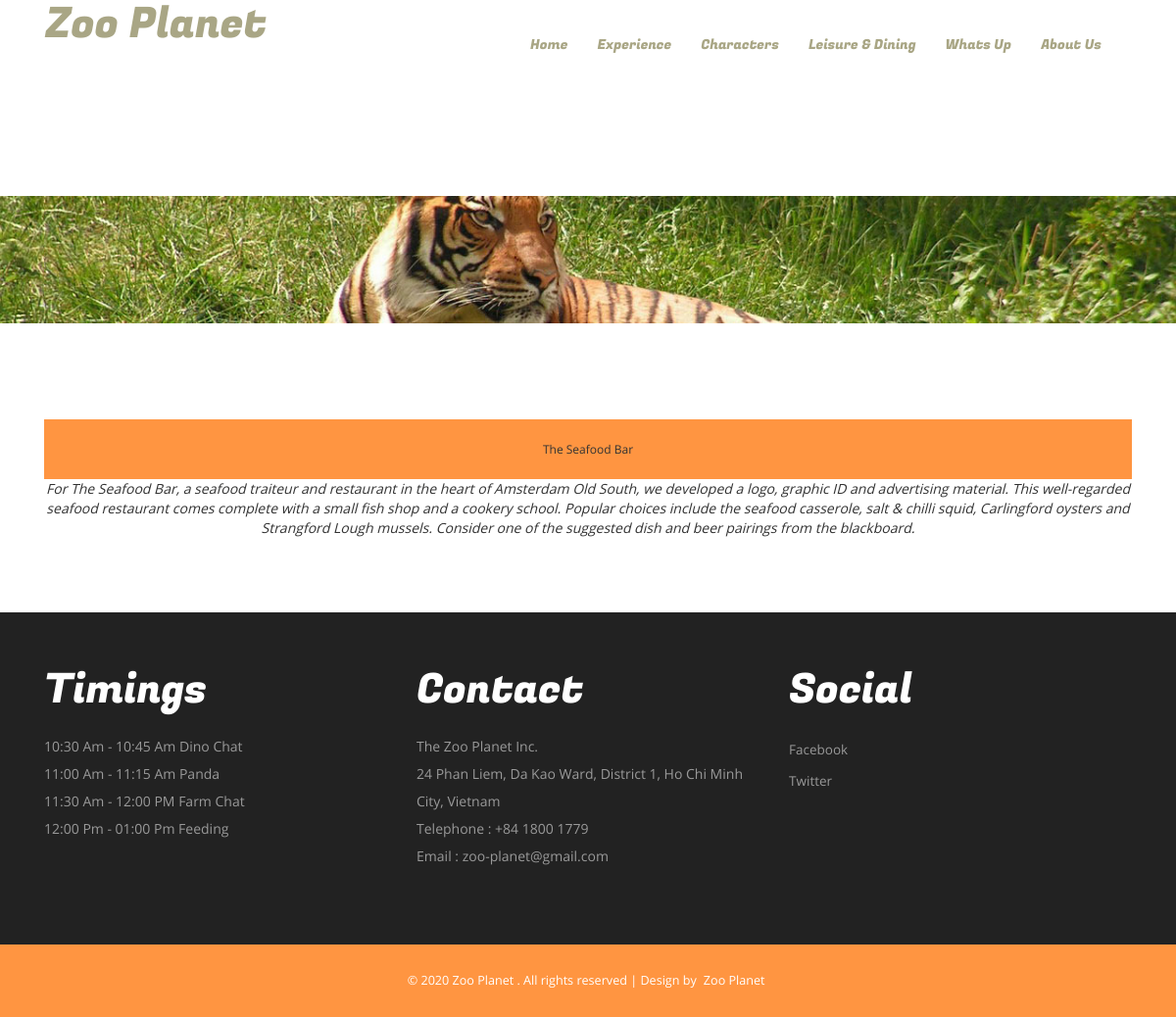
/detail.php?id=8, run on the app's committed database.
### tables this page shows
CREATE TABLE `category` (
  `id` int(11) NOT NULL,
  `cate_name` varchar(250) NOT NULL,
  `parent_id` int(11) NOT NULL DEFAULT '0',
  `user` int(11) NOT NULL,
  `status` int(11) NOT NULL DEFAULT '1'
);

CREATE TABLE `content` (
  `content_id` int(11) NOT NULL,
  `title` varchar(250) NOT NULL,
  `detail` text,
  `cate_id` int(11) NOT NULL,
  `user_id` int(11) NOT NULL,
  `img_id` varchar(250) DEFAULT NULL,
  `date_post` datetime NOT NULL DEFAULT CURRENT_TIMESTAMP
);

### detail.php (the view, shortened to what this page needs)
<?php
include('./common/cm-header.php');
?>
<div class="banner-header">
</div>
<div class="content">
	<div class="services-section">
		<div class="container">
			<div class="welcome-grids">
				<?php
				if (!empty( $_GET['id'])) {
					$conn = conn_db();
					$id = $_GET["id"];
					$sql = "SELECT * FROM content WHERE content_id = {$id}";
					$result = mysqli_query($conn, $sql);
					if (mysqli_num_rows($result) > 0) {
						while ($row = mysqli_fetch_assoc($result)) {
				?>
				<div class="col-md-12 welcome-grid">
					<h6 class="wel-info"><?=$row['title']?></h6>
					<p class="card-text" id="show"><i><?= $row['detail'] ?></i></p>
					<img src="./admin/uploads/<?php echo $row['img_id']; ?>" class="img-responsive" alt="" /><br>
				</div>
				<?php
					}
				}
			} else {
				echo "Updating...";
			}
				?>
			</div>
		</div>
	</div>
</div>
<?php
    include('./common/cm-footer.php');
?>

### common/cm-header.php (shortened to what this page needs)
<?php
    function loop_array($array = array(), $parent_id = 0) {
        if (!empty($array[$parent_id])) { ?>
            <ul class="nav navbar-nav">
            <?php
            foreach($array[$parent_id] as $item) {
                ?>
                <li >
                    <a href="<?="http://localhost/zoo/page.php?id={$item['id']}&parent_id={$item['parent_id']}" ?>"><?=$item["cate_name"]?></a>
                    <?php
                        while (loop_array($array, $item['id'])) { ?>
                    <?php
                        }
                    ?>
                </li>
                <?php
            }
            ?>
            </ul><?php
        }
    }
    function display_menu() {
        $conn = conn_db();
        $sql = "SELECT * FROM category WHERE category.status = 1";
        $query = mysqli_query($conn, $sql);
        $array = array();
        if (mysqli_num_rows($query)) {
            while ($row = mysqli_fetch_array($query)) {
                $array[$row['parent_id']][] = $row;
            }
            loop_array($array);
        }
    }
?>
<!DOCTYPE HTML>
<html>
<head>
<link href="css/bootstrap.css" rel="stylesheet" type="text/css" media="all">
<link href="css/style.css" rel="stylesheet" type="text/css" media="all" />
</head>
<body>
    <div class="header">
        <div class="container">
            <div class="header-top">
                <nav class="navbar navbar-default">
                    <div class="container-fluid">
                        <div class="navbar-header">
                            <div class="navbar-brand">
                                <h1><a href="index.php">zoo planet</a></h1>
                            </div>
                        </div>
                    <div class="collapse navbar-collapse" id="bs-example-navbar-collapse-1">
                        <ul class="nav navbar-nav">
                            <?php
                            echo "<ul class='nav navbar-nav'><li><a href='http://localhost/zoo/about-us.php'>About Us</a></li></ul>";
                            echo "<ul class='nav navbar-nav'><li><a href='http://localhost/zoo/whats-up.php'>Whats Up</a></li></ul>";
                            display_menu();
                            echo "<ul class='nav navbar-nav'><li><a href='http://localhost/zoo/experience.php'>Experience</a></li></ul>";
                            echo "<ul class='nav navbar-nav'><li><a href='http://localhost/zoo/index.php'>Home</a></li></ul>";
                            ?>
                        </ul>
                    </div>
</div>
                </nav>
            </div>
        </div>
    </div>

### css/style.css (style rules this page uses)
body a { transition:0.5s all; -webkit-transition:0.5s all; -moz-transition:0.5s all; -o-transition:0.5s all; -ms-transition:0.5s all; }
h1,h2,h3,h4,h5,h6 { padding:0 0; margin:0 0; }
p { padding:0 0; margin:0 0; }
ul { padding:0 0; margin:0 0; }
body { padding:0 0; margin:0 0; font-family: 'OpenSans-Regular' }
.header-top { padding: 2em 0; background-color: #fff; }
.navbar-brand { float: left; margin-left: 0.8em; }
.navbar-nav { float: right; margin: 0; }
.navbar-brand h1 a { text-decoration: none; color:#a9a685; font-size: 1.2em; font-family: 'FugazOne-Regular'; text-transform: capitalize; }
.navbar-default .navbar-nav > li > a { color: #a9a685; font-family: 'FugazOne-Regular'; }
.navbar { position: relative; min-height: 50px; margin-bottom: 0; border: 1px solid transparent; }
.navbar-brand { float: left; height: 0px; padding: 0px 15px; font-size: 18px; line-height: 20px; }
.navbar-default { border-color: #fff!important; background-color: #fff; }
.wel-info { background-color: #ff9541; padding: 2em; }
.welcome-grids { margin-top: 3em; }
.banner-header { background: url("../images/banner1.jpg")no-repeat 0px 0px; background-size: cover; min-height: 140px; text-align:center; padding: 4em 0 0; }
.services-section { padding: 4em 0; text-align: center; }
@media (max-width:1440px) { .banner-header { min-height: 130px; } }

### common/cm-header.php (style rules this page uses)
.header-top { padding: 0px !important; }
.navbar-nav li { position: relative; display: inline-block !important; margin-top: 20px !important; }
.header-top { height: 200px; }

### data on the page
category: cate_name "Characters"
category: cate_name "Leisure & Dining"
content: title "The Seafood Bar", detail "For The Seafood Bar, a seafood traiteur and restaurant in the heart of Amsterdam Old South, we developed a logo, graphic ID and advertising material. This well-regarded seafood restaurant comes complete with a small fish shop and a cookery school. Popular choices include the seafood casserole, salt & chilli squid, Carlingford oysters and Strangford Lough mussels. Consider one of the suggested dish and beer pairings from the blackboard."
